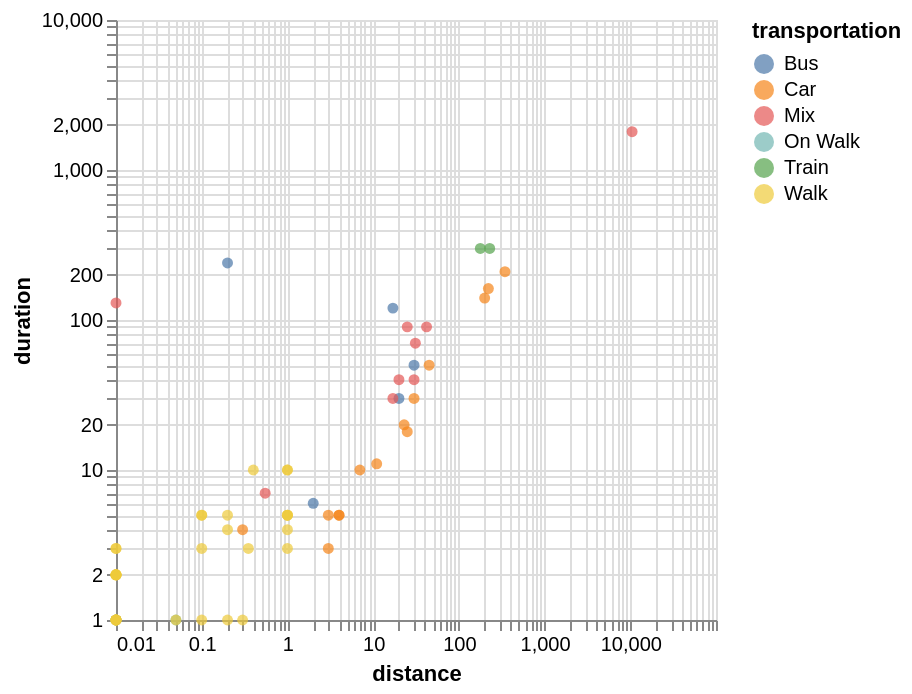

Notebook source saved alongside this figure:
### Code cell
chart = alt.Chart(df).mark_circle().encode(
    x=alt.X("distance", scale=alt.Scale(type="log")),
    y=alt.Y("duration", scale=alt.Scale(type="log")),
    color="transportation:N"
)
chart

### Figure 1 — Vega-Lite specification as saved in the notebook (floating-point values rounded to 4 significant figures)
{"config": {"view": {"continuousWidth": 300, "continuousHeight": 300}}, "data": {"name": "data-e4e822c26bd9f6ea724bd1555578a37a"}, "mark": {"type": "circle"}, "encoding": {"color": {"field": "transportation", "type": "nominal"}, "x": {"field": "distance", "scale": {"type": "log"}, "type": "quantitative"}, "y": {"field": "duration", "scale": {"type": "log"}, "type": "quantitative"}}, "$schema": "https://vega.github.io/schema/vega-lite/v6.4.1.json", "datasets": {"data-e4e822c26bd9f6ea724bd1555578a37a": [{"age": 20, "distance": 11.0, "transportation": "Car", "duration": 11.0, "creative skills": "4", "languages": "German; English; Romanian; Italian", "hobbies": "Drawing", "distance_cat": "medium", "Creativity": "good", "speed": 60.0}, {"age": 21, "distance": 200.0, "transportation": "Car", "duration": 140.0, "creative skills": "3", "languages": "German; English; Polish", "hobbies": "work out", "distance_cat": "far far away", "Creativity": "medium", "speed": 85.71}, {"age": 23, "distance": 30.0, "transportation": "Mix", "duration": 40.0, "creative skills": "4", "languages": "German; English; vietnamese", "hobbies": "crochet; gaming; sewing; reading; doom scrolling", "distance_cat": "far", "Creativity": "good", "speed": 45.0}, {"age": 19, "distance": 178.0, "transportation": "Train", "duration": 300.0, "creative skills": "4", "languages": "Deutsch; Englisch; Spanisch", "hobbies": "Geschichte lernen", "distance_cat": "far far away", "Creativity": "good", "speed": 35.6}, {"age": 19, "distance": 0.01, "transportation": "Mix", "duration": 130.0, "creative skills": "4", "languages": "German; Italian; English", "hobbies": "listening to music", "distance_cat": "near", "Creativity": "good", "speed": 0.004615}, {"age": 20, "distance": 0.3, "transportation": "Walk", "duration": 1.0, "creative skills": "4", "languages": "German;English", "hobbies": "video games", "distance_cat": "near", "Creativity": "good", "speed": 18.0}, {"age": 18, "distance": 30.0, "transportation": "Car", "duration": 30.0, "creative skills": "4", "languages": "Deutsch; Englisch", "hobbies": "Lesen", "distance_cat": "far", "Creativity": "good", "speed": 60.0}, {"age": 19, "distance": 10500.0, "transportation": "Mix", "duration": 1800.0, "creative skills": "2", "languages": "Spanish; German; English", "hobbies": "sleeping; watching series", "distance_cat": "far far away", "Creativity": "some", "speed": 350.0}, {"age": 20, "distance": 0.55, "transportation": "Mix", "duration": 7.0, "creative skills": "4", "languages": "German; English; Programming Languages", "hobbies": "Dancing", "distance_cat": "near", "Creativity": "good", "speed": 4.714}, {"age": 20, "distance": 345.0, "transportation": "Car", "duration": 210.0, "creative skills": "2", "languages": "German; English", "hobbies": "Dancing", "distance_cat": "far far away", "Creativity": "some", "speed": 98.57}, {"age": 33, "distance": 221.0, "transportation": "Car", "duration": 162.0, "creative skills": "4", "languages": "German; English; Japanese", "hobbies": "Beeing Creative!", "distance_cat": "far far away", "Creativity": "good", "speed": 81.85}, {"age": 21, "distance": 0.01, "transportation": "Walk", "duration": 1.0, "creative skills": "4", "languages": "English; German; Romanian; Klingon", "hobbies": "Spaceships", "distance_cat": "near", "Creativity": "good", "speed": 0.6}, {"age": 20, "distance": 1.0, "transportation": "Walk", "duration": 10.0, "creative skills": "4", "languages": "German;English", "hobbies": "cooking", "distance_cat": "near", "Creativity": "good", "speed": 6.0}, {"age": 21, "distance": 1.0, "transportation": "Walk", "duration": 5.0, "creative skills": "4", "languages": "latin; English; German", "hobbies": "uni work", "distance_cat": "near", "Creativity": "good", "speed": 12.0}, {"age": 23, "distance": 0.01, "transportation": "Walk", "duration": 2.0, "creative skills": "4", "languages": "English, Polish, Spanish", "hobbies": "swimming ", "distance_cat": "near", "Creativity": "good", "speed": 0.3}, {"age": 22, "distance": 0.2, "transportation": "Walk", "duration": 5.0, "creative skills": "2", "languages": "Arabic, English", "hobbies": "Playing volleyball ", "distance_cat": "near", "Creativity": "some", "speed": 2.4}, {"age": 20, "distance": 1.0, "transportation": "Walk", "duration": 3.0, "creative skills": "1", "languages": "German, English", "hobbies": "Reading ", "distance_cat": "near", "Creativity": "not really", "speed": 20.0}, {"age": 19, "distance": 0.01, "transportation": "Walk", "duration": 2.0, "creative skills": "3", "languages": "Russian, Uzbek, German, Turkish, English", "hobbies": "Sleeping", "distance_cat": "near", "Creativity": "medium", "speed": 0.3}, {"age": 21, "distance": 0.01, "transportation": "Walk", "duration": 1.0, "creative skills": "5", "languages": "English, Farzi, Russian", "hobbies": "Swimming ", "distance_cat": "near", "Creativity": "very good", "speed": 0.6}, {"age": 20, "distance": 25.0, "transportation": "Car", "duration": 18.0, "creative skills": "3", "languages": "English, German, Hungarian", "hobbies": "Video games", "distance_cat": "far", "Creativity": "medium", "speed": 83.33}, {"age": 19, "distance": 0.01, "transportation": "Walk", "duration": 3.0, "creative skills": "3", "languages": "English, Romanian, Russian", "hobbies": "Driving car", "distance_cat": "near", "Creativity": "medium", "speed": 0.2}, {"age": 17, "distance": 0.01, "transportation": "Walk", "duration": 2.0, "creative skills": "5", "languages": "English, Russian, Latvian b2, German a2-b1", "hobbies": "Drawing, cosplay, crocheting, coming up with stories, walking, listening to my favourite podcast", "distance_cat": "near", "Creativity": "very good", "speed": 0.3}, {"age": 20, "distance": 1.0, "transportation": "Walk", "duration": 4.0, "creative skills": "4", "languages": "German, English", "hobbies": "Gym, Volleyball, Gaming", "distance_cat": "near", "Creativity": "good", "speed": 15.0}, {"age": 21, "distance": 0.35, "transportation": "Walk", "duration": 3.0, "creative skills": "2", "languages": "German, English", "hobbies": "reading", "distance_cat": "near", "Creativity": "some", "speed": 7.0}, {"age": 20, "distance": 0.2, "transportation": "Bus", "duration": 240.0, "creative skills": "1", "languages": "German, English", "hobbies": "horse riding, riding motorbike, gaming, sleeping", "distance_cat": "near", "Creativity": "not really", "speed": 0.05}, {"age": 20, "distance": 0.01, "transportation": "Walk", "duration": 1.0, "creative skills": "3", "languages": "Albanian , English, German", "hobbies": "Basketball ", "distance_cat": "near", "Creativity": "medium", "speed": 0.6}, {"age": 19, "distance": 1.0, "transportation": "Walk", "duration": 5.0, "creative skills": "3", "languages": "German, English", "hobbies": "Reading", "distance_cat": "near", "Creativity": "medium", "speed": 12.0}, {"age": 19, "distance": 0.1, "transportation": "Walk", "duration": 1.0, "creative skills": "4", "languages": "Russian, Finnish, English, German", "hobbies": "Ice skating ", "distance_cat": "near", "Creativity": "good", "speed": 6.0}, {"age": 21, "distance": 42.0, "transportation": "Mix", "duration": 90.0, "creative skills": "5", "languages": "German, English, turkish, Spanish", "hobbies": "Playing Video Games", "distance_cat": "far", "Creativity": "very good", "speed": 28.0}, {"age": 22, "distance": 0.01, "transportation": "Walk", "duration": 1.0, "creative skills": "2", "languages": "German, English", "hobbies": "Cooking ", "distance_cat": "near", "Creativity": "some", "speed": 0.6}, {"age": 20, "distance": 1.0, "transportation": "Walk", "duration": 10.0, "creative skills": "1", "languages": "German, English", "hobbies": "Programming, Gaming, Running", "distance_cat": "near", "Creativity": "not really", "speed": 6.0}, {"age": 23, "distance": 20.0, "transportation": "Bus", "duration": 30.0, "creative skills": "5", "languages": "German, English, Spanish", "hobbies": "Skiing ⛷️ ", "distance_cat": "medium", "Creativity": "very good", "speed": 40.0}, {"age": 19, "distance": 0.01, "transportation": "Walk", "duration": 2.0, "creative skills": "5", "languages": "German, English, Spanish, Italian", "hobbies": "Reading", "distance_cat": "near", "Creativity": "very good", "speed": 0.3}, {"age": 18, "distance": 23.0, "transportation": "Car", "duration": 20.0, "creative skills": "2", "languages": "English, Latin, German", "hobbies": "Gaming", "distance_cat": "far", "Creativity": "some", "speed": 69.0}, {"age": 20, "distance": 0.3, "transportation": "Car", "duration": 4.0, "creative skills": "5", "languages": "German, English", "hobbies": "gaming, anime", "distance_cat": "near", "Creativity": "very good", "speed": 4.5}, {"age": 19, "distance": 229.0, "transportation": "Train", "duration": 300.0, "creative skills": "3", "languages": "German, English, French, Tagalog, Russian", "hobbies": "Chess", "distance_cat": "far far away", "Creativity": "medium", "speed": 45.8}, {"age": 33, "distance": 17.0, "transportation": "Bus", "duration": 120.0, "creative skills": "3", "languages": "Urdu, Punjabi, Hindi, Arabic, English, Kashmiri", "hobbies": "Listen Music ", "distance_cat": "medium", "Creativity": "medium", "speed": 8.5}, {"age": 28, "distance": 17.0, "transportation": "Mix", "duration": 30.0, "creative skills": "3", "languages": "English, Hausa, pidgin English,", "hobbies": "football, watching football, movies and playing football", "distance_cat": "medium", "Creativity": "medium", "speed": 34.0}, {"age": 21, "distance": 25.0, "transportation": "Mix", "duration": 90.0, "creative skills": "3", "languages": "Kurdish, Persian, English", "hobbies": "Reading", "distance_cat": "far", "Creativity": "medium", "speed": 16.67}, {"age": 18, "distance": 20.0, "transportation": "Mix", "duration": 40.0, "creative skills": "4", "languages": "German, English, Sinhala", "hobbies": "Photography", "distance_cat": "medium", "Creativity": "good", "speed": 30.0}, {"age": 19, "distance": 0.01, "transportation": "Walk", "duration": 2.0, "creative skills": "4", "languages": "Hungarian, English, German", "hobbies": "cycling", "distance_cat": "near", "Creativity": "good", "speed": 0.3}, {"age": 24, "distance": 2.0, "transportation": "Bus", "duration": 6.0, "creative skills": "4", "languages": "English, Hindi, German", "hobbies": "Video Games", "distance_cat": "near", "Creativity": "good", "speed": 20.0}, {"age": 19, "distance": 0.01, "transportation": "Walk", "duration": 2.0, "creative skills": "3", "languages": "English, German", "hobbies": "Volleyball", "distance_cat": "near", "Creativity": "medium", "speed": 0.3}, {"age": 19, "distance": 0.01, "transportation": "On Walk", "duration": 1.0, "creative skills": "3", "languages": "English, Lithuanian, Russian, German", "hobbies": "Reading", "distance_cat": "near", "Creativity": "medium", "speed": 0.6}, {"age": 23, "distance": 31.1, "transportation": "Mix", "duration": 70.0, "creative skills": "3", "languages": "English, German, Yoruba, French", "hobbies": "Baking", "distance_cat": "far", "Creativity": "medium", "speed": 26.66}, {"age": 20, "distance": 0.01, "transportation": "Walk", "duration": 1.0, "creative skills": "2", "languages": "German, English, bit of Spanish", "hobbies": "Skiing", "distance_cat": "near", "Creativity": "some", "speed": 0.6}, {"age": 18, "distance": 0.2, "transportation": "Walk", "duration": 1.0, "creative skills": "2", "languages": "German, English, Spanish, Catalan", "hobbies": "Traveling", "distance_cat": "near", "Creativity": "some", "speed": 12.0}, {"age": 20, "distance": 3.0, "transportation": "Car", "duration": 3.0, "creative skills": "3", "languages": "German, English", "hobbies": "Darts", "distance_cat": "near", "Creativity": "medium", "speed": 60.0}, {"age": 20, "distance": 4.0, "transportation": "Car", "duration": 5.0, "creative skills": "3", "languages": "German, English", "hobbies": "reading", "distance_cat": "near", "Creativity": "medium", "speed": 48.0}, {"age": 21, "distance": 4.0, "transportation": "Car", "duration": 5.0, "creative skills": "2", "languages": "German, English", "hobbies": "gym", "distance_cat": "near", "Creativity": "some", "speed": 48.0}, {"age": 19, "distance": 0.01, "transportation": "Walk", "duration": 1.0, "creative skills": "5", "languages": "English, Hindi, Urdu, Bengali", "hobbies": "Vibecoding stuff", "distance_cat": "near", "Creativity": "very good", "speed": 0.6}, {"age": 18, "distance": 1.0, "transportation": "Walk", "duration": 5.0, "creative skills": "3", "languages": "English, georgian", "hobbies": "reading", "distance_cat": "near", "Creativity": "medium", "speed": 12.0}, {"age": 20, "distance": 0.2, "transportation": "Walk", "duration": 4.0, "creative skills": "3", "languages": "English", "hobbies": "Table Tennis", "distance_cat": "near", "Creativity": "medium", "speed": 3.0}, {"age": 21, "distance": 0.1, "transportation": "Walk", "duration": 3.0, "creative skills": "4", "languages": "English, Turkish", "hobbies": "Photography", "distance_cat": "near", "Creativity": "good", "speed": 2.0}, {"age": 22, "distance": 45.0, "transportation": "Car", "duration": 50.0, "creative skills": "4", "languages": "English,German,Arabic", "hobbies": "Swimming,Biking,Bouldering,Dancing", "distance_cat": "far", "Creativity": "good", "speed": 54.0}, {"age": 20, "distance": 7.0, "transportation": "Car", "duration": 10.0, "creative skills": "3", "languages": "German, English", "hobbies": "Art", "distance_cat": "near", "Creativity": "medium", "speed": 42.0}, {"age": 19, "distance": 0.05, "transportation": "On Walk", "duration": 1.0, "creative skills": "5", "languages": "Serbian, English, Croatian, Bosnian, Montenegro, Macedonian", "hobbies": "Gaming", "distance_cat": "near", "Creativity": "very good", "speed": 3.0}, {"age": 21, "distance": 0.1, "transportation": "Walk", "duration": 5.0, "creative skills": "3", "languages": "English, Bulgarian, German", "hobbies": "Movies", "distance_cat": "near", "Creativity": "medium", "speed": 1.2}, {"age": 18, "distance": 0.01, "transportation": "Walk", "duration": 1.0, "creative skills": "5", "languages": "Englishfluent, Hindimother tongue, Germanlearning B1 level", "hobbies": "Football, Reading", "distance_cat": "near", "Creativity": "very good", "speed": 0.6}, {"age": 24, "distance": 0.01, "transportation": "Walk", "duration": 1.0, "creative skills": "4", "languages": "Russian,English,Turkish,Azerbaijani,German", "hobbies": "Reading Manga", "distance_cat": "near", "Creativity": "good", "speed": 0.6}, {"age": 20, "distance": 0.4, "transportation": "Walk", "duration": 10.0, "creative skills": "3", "languages": "German, English", "hobbies": "volleyball", "distance_cat": "near", "Creativity": "medium", "speed": 2.4}, {"age": 20, "distance": 30.0, "transportation": "Bus", "duration": 50.0, "creative skills": "4", "languages": "Englisch,  Spanish", "hobbies": "Videogames", "distance_cat": "far", "Creativity": "good", "speed": 36.0}, {"age": 20, "distance": 0.1, "transportation": "Walk", "duration": 5.0, "creative skills": "4", "languages": "Albanian, English", "hobbies": "playing the violin", "distance_cat": "near", "Creativity": "good", "speed": 1.2}, {"age": 19, "distance": 0.01, "transportation": "Walk", "duration": 3.0, "creative skills": "4", "languages": "Serbian, English, a little German", "hobbies": "painting", "distance_cat": "near", "Creativity": "good", "speed": 0.2}, {"age": 21, "distance": 3.0, "transportation": "Car", "duration": 5.0, "creative skills": "3", "languages": "German,English", "hobbies": "working out", "distance_cat": "near", "Creativity": "medium", "speed": 36.0}, {"age": 19, "distance": 0.05, "transportation": "Walk", "duration": 1.0, "creative skills": "4", "languages": "Serbian, Croatian, Bosnian, Montenegrin, English and a little bit of German", "hobbies": "football", "distance_cat": "near", "Creativity": "good", "speed": 3.0}]}}
